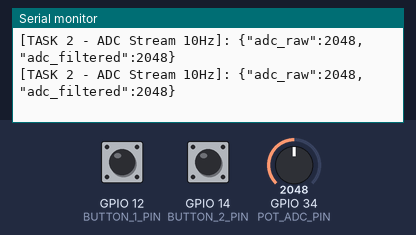
The sketch below on a simulated ESP32. Shown: the last lines printed to the serial monitor. The inputs (shaded band) are chosen by the test bench; at power-on: GPIO 12 (BUTTON_1_PIN) HIGH, GPIO 34 (POT_ADC_PIN) = 2048, GPIO 14 (BUTTON_2_PIN) HIGH. WiFi joins after 1.5 s; servers stay silent unless stated; no MQTT or app messages arrive unless stated.

Above: at 2.7 s.
2.8 s: GPIO 12 (BUTTON_1_PIN) pulled LOW for 0.15 s
4.4 s: GPIO 34 (POT_ADC_PIN) set to 2866
At 4.42 s:
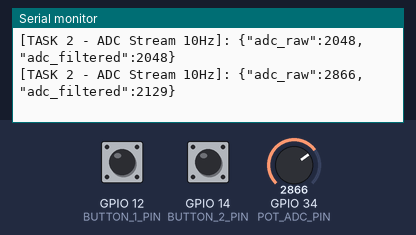
5.9 s: GPIO 14 (BUTTON_2_PIN) pulled LOW for 0.15 s
7.5 s: GPIO 12 (BUTTON_1_PIN) pulled LOW for 1 s
10.0 s: GPIO 14 (BUTTON_2_PIN) pulled LOW for 1 s
12.5 s: GPIO 34 (POT_ADC_PIN) set to 3603
At 12.56 s:
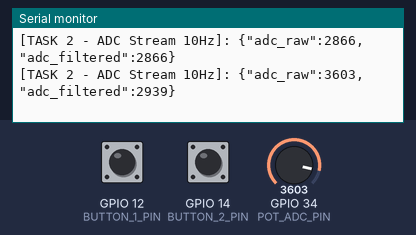
Timing chart, 0 to 15.0 s (numbered marks = the images above; inputs shaded):
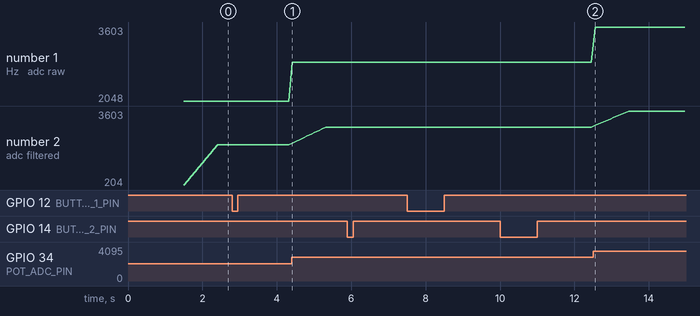

Measured:
- after the input at 4.4 s, the serial monitor: prints a new line at once (image 1)
- after the input at 12.5 s, the serial monitor: prints a new line after 0.06 s (image 2)
- plotted number 1: 2048 → 2866 after the input at 4.4 s, 2866 → 3603 after the input at 12.5 s
- plotted number 2: 2048 → 2866 after the input at 4.4 s, 2866 → 3603 after the input at 12.5 s

The sketch:

sketch.ino
```cpp
#include <WiFi.h>
#include <PubSubClient.h>
#include <ArduinoJson.h>

#define BUTTON_1_PIN     12
#define BUTTON_2_PIN     14
#define POT_ADC_PIN      34

#define MOVING_AVG_WINDOW 10

typedef struct {
  uint8_t button_id;
  unsigned long timestamp;
} ButtonEvent_t;

QueueHandle_t buttonQueue;

const char* ssid = "Wokwi-GUEST";
const char* password = "";
const char* mqtt_server = "broker.hivemq.com";

WiFiClient espClient;
PubSubClient client(espClient);

uint16_t adc_buffer[MOVING_AVG_WINDOW] = {0};
uint8_t buffer_index = 0;

uint16_t apply_moving_average(uint16_t raw_sample) {
  adc_buffer[buffer_index] = raw_sample;
  buffer_index = (buffer_index + 1) % MOVING_AVG_WINDOW;

  uint32_t sum = 0;
  for (uint8_t i = 0; i < MOVING_AVG_WINDOW; i++) {
    sum += adc_buffer[i];
  }
  return (uint16_t)(sum / MOVING_AVG_WINDOW);
}

void IRAM_ATTR isr_button1() {
  ButtonEvent_t event = {1, millis()};
  xQueueSendFromISR(buttonQueue, &event, NULL);
}

void IRAM_ATTR isr_button2() {
  ButtonEvent_t event = {2, millis()};
  xQueueSendFromISR(buttonQueue, &event, NULL);
}

void TaskTelemetry(void *pvParameters) {
  for (;;) {
    if (WiFi.status() == WL_CONNECTED) {
      if (!client.connected()) {
        client.connect("CureousLabs_IoT_Device");
      }

      StaticJsonDocument<128> doc;
      doc["uptime_ms"] = millis();
      doc["status"] = "HEALTHY";
      doc["free_heap"] = ESP.getFreeHeap();

      char buffer[128];
      serializeJson(doc, buffer);

      client.publish("cureous/telemetry/heartbeat", buffer);
      Serial.print("[TASK 1 - MQTT Heartbeat Sent]: ");
      Serial.println(buffer);
    } else {
      WiFi.reconnect();
    }
    vTaskDelay(pdMS_TO_TICKS(5000));
  }
}

void TaskSensorSampling(void *pvParameters) {
  for (;;) {
    uint16_t raw_val = analogRead(POT_ADC_PIN);
    uint16_t filtered_val = apply_moving_average(raw_val);

    StaticJsonDocument<128> doc;
    doc["adc_raw"] = raw_val;
    doc["adc_filtered"] = filtered_val;

    char buffer[128];
    serializeJson(doc, buffer);
    Serial.print("[TASK 2 - ADC Stream 10Hz]: ");
    Serial.println(buffer);

    vTaskDelay(pdMS_TO_TICKS(100));
  }
}

void TaskUARTLogger(void *pvParameters) {
  ButtonEvent_t rx_event;
  for (;;) {
    if (xQueueReceive(buttonQueue, &rx_event, portMAX_DELAY) == pdTRUE) {
      StaticJsonDocument<128> doc;
      doc["button_id"] = rx_event.button_id;
      doc["timestamp"] = rx_event.timestamp;

      char buffer[128];
      serializeJson(doc, buffer);
      Serial.print("[TASK 3 - Event Logged]: ");
      Serial.println(buffer);
    }
  }
}

void setup() {
  Serial.begin(115200);

  pinMode(BUTTON_1_PIN, INPUT_PULLUP);
  pinMode(BUTTON_2_PIN, INPUT_PULLUP);
  attachInterrupt(digitalPinToInterrupt(BUTTON_1_PIN), isr_button1, FALLING);
  attachInterrupt(digitalPinToInterrupt(BUTTON_2_PIN), isr_button2, FALLING);

  buttonQueue = xQueueCreate(10, sizeof(ButtonEvent_t));

  WiFi.begin(ssid, password);
  while (WiFi.status() != WL_CONNECTED) {
    delay(500);
  }

  client.setServer(mqtt_server, 1883);

  xTaskCreate(TaskTelemetry, "TaskTelemetry", 4096, NULL, 2, NULL);
  xTaskCreate(TaskSensorSampling, "TaskSensorSampling", 2048, NULL, 1, NULL);
  xTaskCreate(TaskUARTLogger, "TaskUARTLogger", 2048, NULL, 3, NULL);
}

void loop() {
  vTaskDelete(NULL);
}
```
